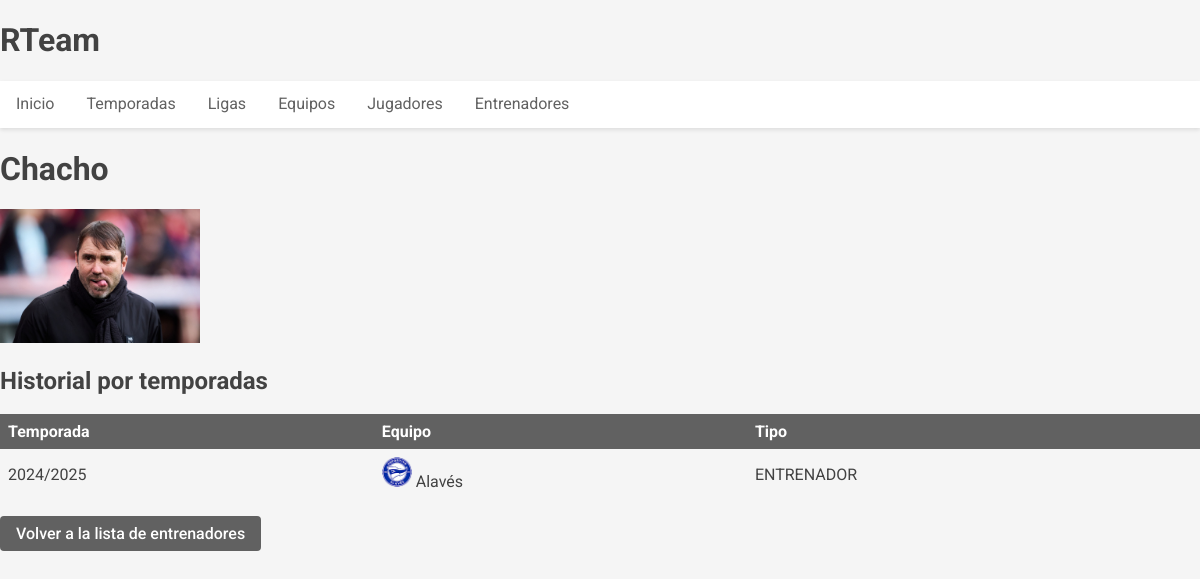
The page /entrenadores/1/ on the database its author committed.
### RTeam_app/models.py (models this page shows, shortened)
class Entrenador(models.Model):
    nombre = models.CharField(max_length=100)
    foto = models.ImageField(upload_to='entrenadores/', null=True, blank=True)
    fecha_creacion = models.DateTimeField(auto_now_add=True)
    fecha_actualizacion = models.DateTimeField(auto_now=True)
    class Meta:
        verbose_name_plural = "Entrenadores"

class EntrenadorEquipoTemporada(models.Model):
    entrenador = models.ForeignKey(Entrenador, on_delete=models.CASCADE)
    equipo = models.ForeignKey(Equipo, on_delete=models.CASCADE)
    temporada = models.ForeignKey(Temporada, on_delete=models.CASCADE)
    TIPO = [
        ('ENTRENADOR', 'Entrenador'),
        ('DELEGADO', 'Delegado'),
        ('ENTRENADOR_PRACTICAS', 'Entrenador en Prácticas'),
    ]
    tipo = models.CharField(max_length=20, choices=TIPO, default='PRINCIPAL')
    fecha_incorporacion = models.DateField(auto_now_add=True)
    class Meta:
        unique_together = ('entrenador', 'equipo', 'temporada')
        verbose_name = "Entrenador en Equipo por Temporada"
        verbose_name_plural = "Entrenadores en Equipos por Temporada"

class Temporada(models.Model):
    periodo = TemporadaField(help_text='Formato: YYYY/YYYY (ej: 2024/2025)')
    class Meta:
        verbose_name_plural = "Temporadas"
    def __str__(self):
        return self.periodo

class Equipo(models.Model):
    nombre = models.CharField(max_length=100, unique=True)
    foto = models.ImageField(upload_to='equipos/', null=True, blank=True)
    fecha_creacion = models.DateTimeField(auto_now_add=True)
    fecha_actualizacion = models.DateTimeField(auto_now=True)
    jugadores = models.ManyToManyField('Jugador', through='JugadorEquipoTemporada', related_name='equipos')
    entrenadores = models.ManyToManyField('Entrenador', through='EntrenadorEquipoTemporada', related_name='equipos')
    class Meta:
        verbose_name_plural = "Equipos"

### RTeam_app/views.py (the view)
# urls.py: path('entrenadores/<int:pk>/', views.EntrenadorDetailView.as_view(), name='entrenador_detail'),
class EntrenadorDetailView(DetailView):
    model = Entrenador
    template_name = 'entrenadores/entrenador_detail.html'
    context_object_name = 'entrenador'
    def get_context_data(self, **kwargs):
        context = super().get_context_data(**kwargs)
        temporadas_info = EntrenadorEquipoTemporada.objects.filter(
            entrenador=self.object
        ).select_related('equipo', 'temporada').order_by('-temporada__periodo')
        context['temporadas_info'] = temporadas_info
        return context

### templates/entrenadores/entrenador_detail.html
{% extends 'base.html' %}
{% block contenido %}
    <h1>{{ entrenador.nombre }}</h1>
    {% if entrenador.foto %}
        <img src="{{ entrenador.foto.url }}" alt="Foto de {{ entrenador.nombre }}"
             style="max-width: 200px; max-height: 200px;">
    {% else %}
        <p>Sin foto</p>
    {% endif %}
    <h2>Historial por temporadas</h2>
    {% if temporadas_info %}
        <table class="table table-striped">
            <thead>
            <tr>
                <th>Temporada</th>
                <th>Equipo</th>
                <th>Tipo</th>
            </tr>
            </thead>
            <tbody>
            {% for info in temporadas_info %}
                <tr>
                    <td>{{ info.temporada }}</td>
                    <td>
                        {% if info.equipo.foto %}
                            <img src="{{ info.equipo.foto.url }}" alt="Logo de {{ info.equipo.nombre }}"
                                 style="max-width: 30px; max-height: 30px;">
                        {% endif %}
                        {{ info.equipo.nombre }}
                    </td>
                    <td>{{ info.tipo }}</td>
                </tr>
            {% endfor %}
            </tbody>
        </table>
    {% else %}
        <p>Este entrenador no ha participado en ninguna temporada.</p>
    {% endif %}
    <a href="{% url 'entrenador_list' %}" class="btn btn-secondary">Volver a la lista de entrenadores</a>
{% endblock %}

### static/css/general.css (style rules this page uses)
:root { --color-primary: #ffa726; --color-secondary: #616161; --color-light: #f5f5f5; --color-dark: #424242; --color-white: #ffffff; --color-shadow: rgba(0, 0, 0, 0.1); }
body { font-family: 'Roboto', 'Arial', sans-serif; margin: 0; padding: 0; background-color: var(--color-light); color: var(--color-dark); }
.btn { display: inline-block; padding: 0.5rem 1rem; border-radius: 4px; text-decoration: none; text-align: center; cursor: pointer; font-weight: 500; transition: background-color 0.2s; border: none; }
.btn-secondary { background-color: var(--color-secondary); color: var(--color-white); }
table { width: 100%; border-collapse: collapse; margin-bottom: 1rem; }
table th { background-color: var(--color-secondary); color: var(--color-white); padding: 0.5rem; text-align: left; }
table td { padding: 0.5rem; border-bottom: 1px solid var(--color-light); }

### rows shown on the page
Entrenador: nombre "Chacho", foto (picture)
EntrenadorEquipoTemporada: temporada "2024/2025", equipo.foto (picture), equipo.nombre "Alavés", tipo "ENTRENADOR"
